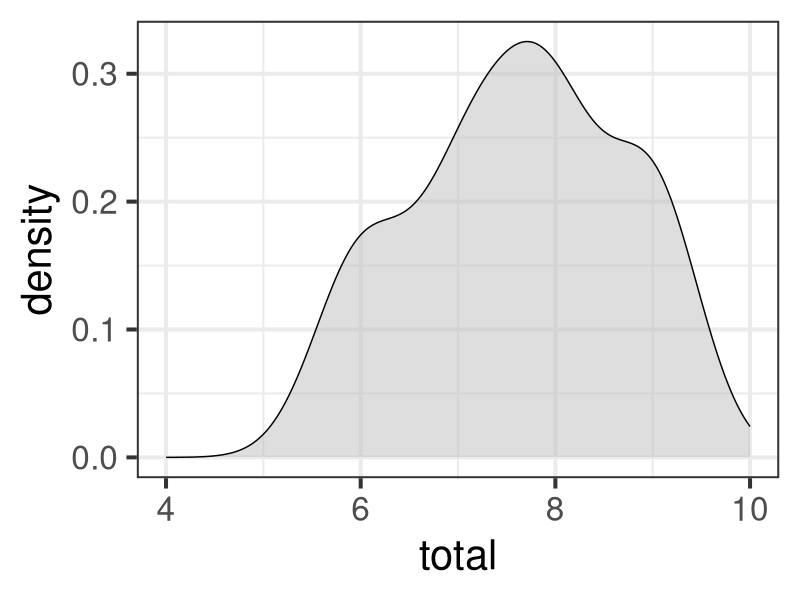
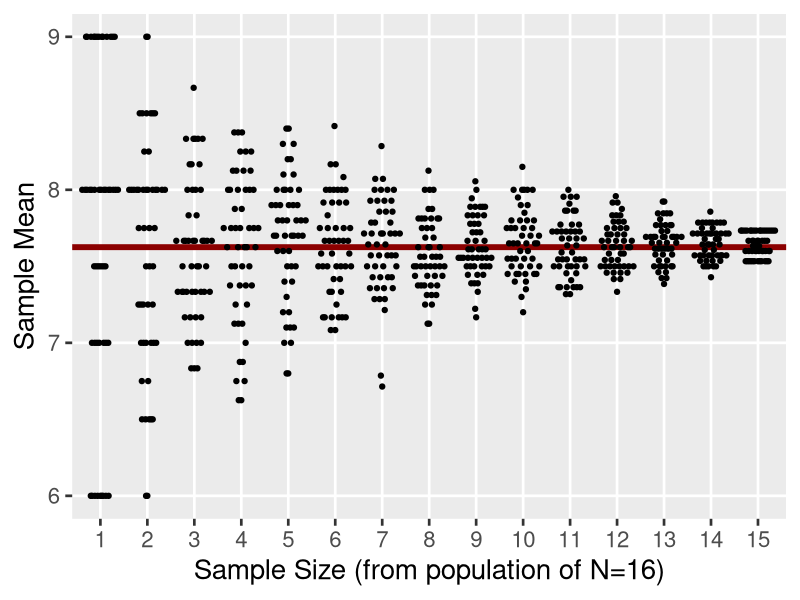
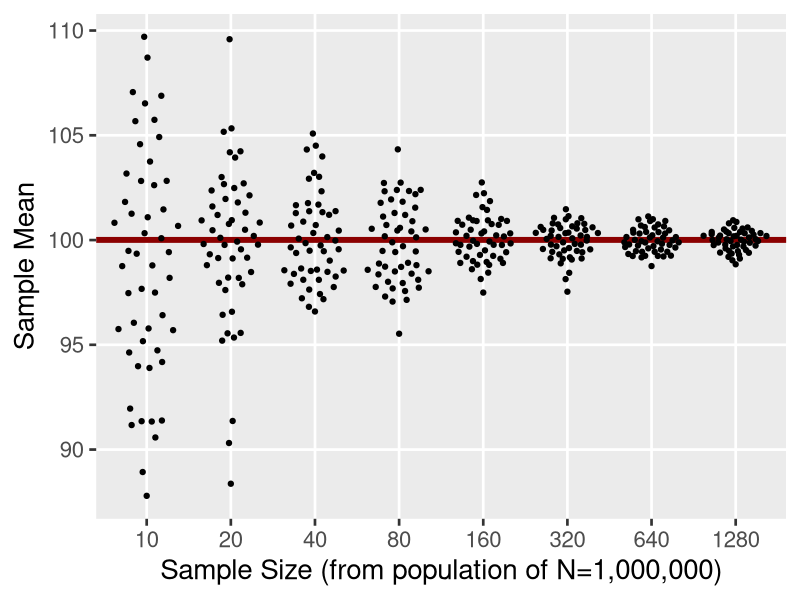
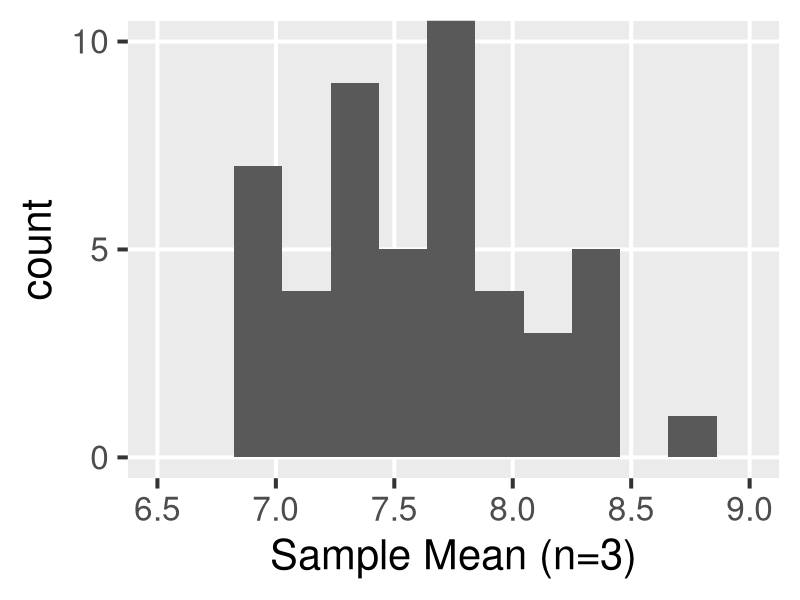
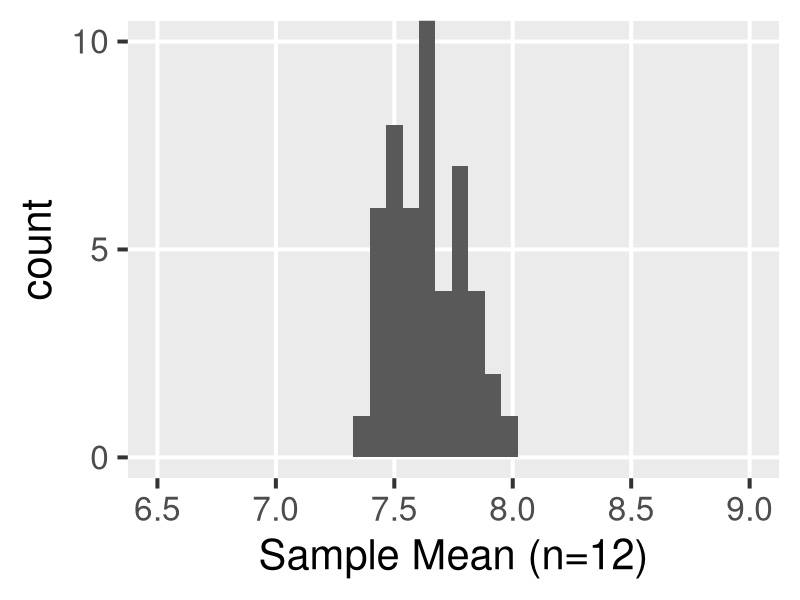

These charts were generated, in order, by the following R code:
## ---- chunk 1
#| echo: true
#| eval: true
#| message: false

# Read in data from file
library(tidyverse)
sleep <- read_csv("sleep.csv")

# Calculate total sleep hours
sleep$total <- 
  sleep$night + sleep$day
sleep$total
## ---- chunk 2
#| echo: false
#| eval: true
#| message: false

ggplot(sleep, aes(x = total)) +
  geom_density(fill = "gray", alpha = 1/2) +
  scale_x_continuous(limits = c(4,10)) +
  theme_bw(base_size = 30)
## ---- chunk 3
#| echo: true
#| collapse: true

x <- sleep$total
N <- length(x)
mu <- (1 / N) * sum(x)
mu
## ---- chunk 4
#| echo: true
#| collapse: true

sqdiff <- (x - mu)^2
sigma <- sqrt((1 / N) * sum(sqdiff))
sigma
## ---- chunk 5
#| echo: false
set.seed(2021)
## ---- chunk 6
#| echo: true
#| collapse: true
xs <- sample(sleep$total, size=6)
xs
## ---- chunk 7
#| echo: true
#| collapse: true

xbar <- mean(xs)
xbar
## ---- chunk 8
#| echo: true
#| collapse: true

s <- sd(xs)
s
## ---- chunk 9
#| echo: true
#| collapse: true
round(c(mu, xbar, xbar - mu), 2)
## ---- chunk 10
#| echo: true
#| collapse: true
round(c(sigma, s, s - sigma), 2)
## ---- chunk 11
set.seed(2021)
n <- 1:15

many_sample <- function(n, population, iter) {
  out <- vector("double", length = iter)
  for (i in 1:iter) {
    out[i] <- mean(sample(population, size = n))
  }
  tibble(n = n, i = 1:iter, mean = out)
}

res <- map_dfr(n, many_sample, population = sleep$total, iter = 50)

ggplot(res, aes(x = factor(n), y = mean)) + 
  geom_hline(yintercept = mean(sleep$total), color = "darkred", linewidth = 2) +
  ggbeeswarm::geom_quasirandom() +
  labs(x = "Sample Size (from population of N=16)", y = "Sample Mean") +
  theme_gray(base_size = 20) +
  theme(panel.grid.minor = element_blank())
## ---- chunk 12
set.seed(2021)
n2 <- c(10, 20, 40, 80, 160, 320, 640, 1280)
pop2 <- rnorm(1e6, 100, 15)
res2 <- map_dfr(n2, many_sample, population = pop2, iter = 50)

ggplot(res2, aes(x = factor(n), y = mean)) + 
  geom_hline(yintercept = mean(pop2), color = "darkred", linewidth = 2) +
  ggbeeswarm::geom_quasirandom() +
  labs(x = "Sample Size (from population of N=1,000,000)", y = "Sample Mean") +
  theme_gray(base_size = 20) +
  theme(panel.grid.minor = element_blank())
## ---- chunk 13
ggplot(filter(res, n == 3), aes(x = mean)) + 
  geom_histogram(bins = 10) +
  scale_y_continuous(breaks = c(0, 5, 10)) +
  coord_cartesian(xlim = c(6.5, 9), ylim = c(0, 10)) +
  labs(y = "count", x = "Sample Mean (n=3)") +
  theme_gray(base_size = 30) +
  theme(panel.grid.minor = element_blank())

ggplot(filter(res, n == 12), aes(x = mean)) + 
  geom_histogram(bins = 10) +
  scale_y_continuous(breaks = c(0, 5, 10)) +
  labs(y = "count", x = "Sample Mean (n=12)") +
  coord_cartesian(xlim = c(6.5, 9), ylim = c(0, 10)) +
  theme_gray(base_size = 30) +
  theme(panel.grid.minor = element_blank())
## ---- chunk 14
#| echo: true
#| collapse: true
n <- 3
xs <- sample(sleep$total, n)
N <- length(sleep$total)
s <- sd(xs)
se_m <- (s / sqrt(n)) * 
  sqrt((N - n)/(N - 1))
se_m
## ---- chunk 15
#| echo: true
#| collapse: true
n <- 12
xs <- sample(sleep$total, n)
N <- length(sleep$total)
s <- sd(xs)
se_m <- (s / sqrt(n)) * 
  sqrt((N - n)/(N - 1))
se_m
